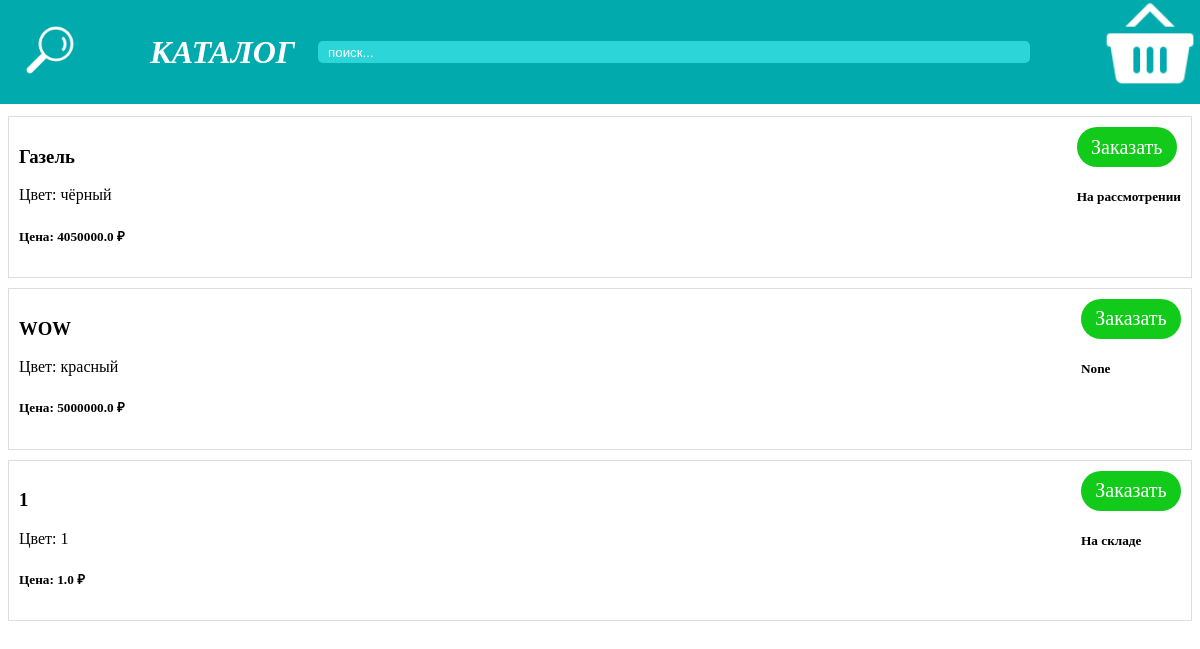
Page /cataloge on the committed database.
### main.py (models this page shows)
class Cataloge(SQLModel, table=True):
    id: int = Field(default=None, primary_key=True)
    model: str = Field(index=True)
    color: str
    in_stage: bool
    cost: float
    buyer: str|None
    kind: str
    willings: list[User] = Relationship(back_populates="baskets", link_model=UserCatalogeLink)

### main.py (the view)
@app.get("/",response_class=HTMLResponse)
def read_root(request: Request):
    req = {"request": request}
    return templates.TemplateResponse("login.html", req)

### templates/cataloge.html (shortened to what this page needs)
<!DOCTYPE html>
<html lang="ru">
<head>
    <link rel="stylesheet" href="static/style.css">
</head>
<body>
    <header>
        <div class="header-left">
            <a href="http://127.0.0.1:8000/cataloge?email={{email}}&searching={{searching}}"><img class="logo" src="static/logo.ico"></a>
            <b><i><h1>КАТАЛОГ</h1></i></b>
        </div>
        <div class="header-right">
            <form name="found" method="get" action="/cataloge?email={{email}}">
                <input type="text" name="searching" class="found" placeholder="поиск..." value="{{searching}}">
                <button type="submit" style="display: none;"></button> </form>
            <a href="http://127.0.0.1:8000/basket/?email={{email}}"><img id = "basket" class="buy" src="static/basket.ico"></a>
        </div>
    </header>
    <div class="production">
        {% for product in production %}
            <form action="/cataloge?email={{email}}" name="place" class="product" method="post">
                <div class="product-info">
                    <h3>{{product.model}}</h3>
                    Цвет: {{product.color}}
                    <h5>Цена: {{product.cost}} ₽</h5>
                </div>
                <div class="product-actions">
                    <button class="buy" type="submit" name="buy_form" value="{{product.id}}">Заказать</button>
                    <h5>
                        {{product.kind}}
                    </h5>
                </div>
            </form>
        {% endfor %}
    </div>
</body>
</html>

### static/style.css (style rules this page uses)
body { scrollbar-width: none; -ms-overflow-style: none; margin-top: 50px; }
i { color: rgb(255, 255, 255); }
.product-actions { gap: 10px }
header { position: fixed; margin-top: -50px; margin-left: -8px; background-color: rgb(0,170,173); width: 100%; display: flex; text-align: justify; justify-content: space-between; flex-wrap: wrap; align-content: center; align-items: center; flex-wrap: nowrap; }
header .header-left { display: flex; gap: 50px; align-items: center; }
header .header-right { display: flex; justify-content: space-between; align-items: center; gap: 70px; }
.buy { width: 100px; height: 100px; }
.logo { width: 100px; height: 100px; }
.found { height: 20px; width: 700px; border-radius: 5px; padding-left: 10px; background-color: rgb(43, 213, 216); border: 0px; }
.product { display: flex; flex-direction: row; align-items: flex-start; justify-content: space-between; padding: 10px; border: 1px solid #ddd; margin-bottom: 10px; }
.product button[type="submit"] { border-radius: 20px; color: white; font-family: 'Times New Roman'; font-size: 20px; background-color: rgb(17, 202, 26); max-height: 40px; border: 0px; }
.production { padding-top: 66px; }

### rows in the picture
Cataloge: model "Газель", color "чёрный", cost "4050000.0", {{ product.id }} 2 (drawn), kind "На рассмотрении"
Cataloge: model "WOW", color "красный", cost "5000000.0", {{ product.id }} 4 (drawn), kind "None"
Cataloge: model "1", color "1", cost "1.0", {{ product.id }} 5 (drawn), kind "На складе"
